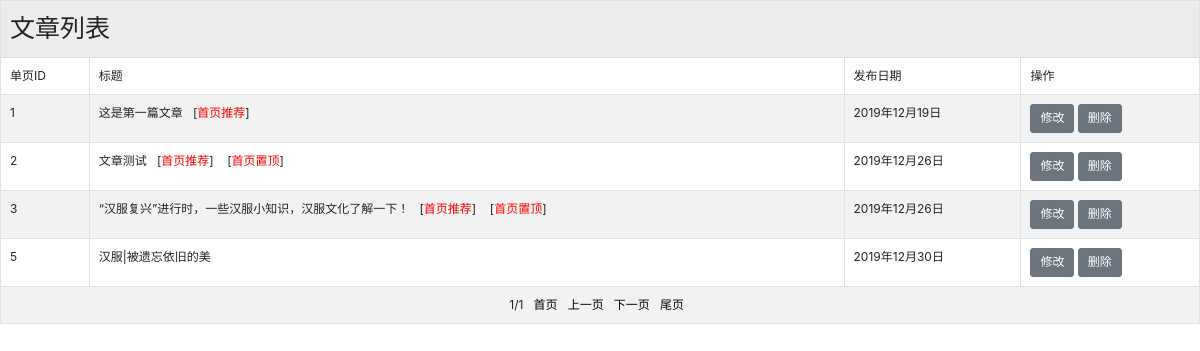
Page /admin/article_list.php (signed in) on the committed database.
### tables this page shows
CREATE TABLE IF NOT EXISTS `article` (
  `id` int(11) NOT NULL AUTO_INCREMENT COMMENT '文章id',
  `title` varchar(50) DEFAULT NULL COMMENT '文章标题',
  `comefrom` varchar(20) DEFAULT NULL COMMENT '来源',
  `pubdate` varchar(20) DEFAULT NULL COMMENT '发布日期',
  `thumbnail` varchar(100) DEFAULT NULL COMMENT '缩略图',
  `keywords` text COMMENT '关键字',
  `description` text COMMENT '描述',
  `content` text COMMENT '内容',
  `posid` varchar(50) DEFAULT NULL COMMENT '推荐位',
  PRIMARY KEY (`id`)
);

### admin/article_list.php (the view, shortened to what this page needs)
<?php
require_once('../inc/conn_pdo.php');
?>
<!doctype html>
<html>
<head>
    <link href="css/bootstrap.min.css" rel="stylesheet">
    <link href="css/table.css" rel="stylesheet" type="text/css" />
</head>
<body>
<table class="table table-striped table-hover table-bordered">
    <tr>
        <td colspan="4"><span style="font-size:25px">文章列表</span></td>
    </tr>
    <tr>
        <td>单页ID</td>
        <td>标题</td>
        <td>发布日期</td>
        <td>操作</td>
    </tr>
        <?php
            $total_num=$dbh->query("select id from article")->rowCount();
            $pagesize=10;
            $page_num=ceil($total_num/$pagesize);
            $page=isset($_GET['page'])?$_GET['page']:1;
            $offset=$pagesize*($page-1);
            $prepage=($page<>1)?$page-1:$page;
            $nextpage=($page<>$page_num)?$page+1:$page;
            $sql = "select * from article limit $offset,$pagesize";
            $sth = $dbh->prepare($sql);
            $sth->execute();
            $rows = $sth->fetchAll();
            if($total_num>0){
                foreach($rows as $row) {
                    ?>
                    <tr>
                        <td><?php echo $row['id'] ?></td>
                        <td>
                            <?php echo $row['title'] ?>
                            <?php
                                if(strpos($row['posid'],'setindex')!==false){
                                    echo "&nbsp;&nbsp;[<span style='color:red;'>首页推荐</span>]&nbsp;&nbsp;";
                                }
                                if(strpos($row['posid'],'settop')!==false){
                                    echo "&nbsp;&nbsp;[<span style='color:red;'>首页置顶</span>]";
                                }
                            ?>
                        </td>
                        <td><?php echo $row['pubdate'] ?></td>
                        <td>
                            <input type="submit" name="button" id="button" value="修改" class='btn btn-secondary'
                                   onclick="window.location.href='article_modify.php?id=<?php echo $row['id'] ?>'"/>
                            <input type="submit" name="button2" id="button2" value="删除" class='btn btn-secondary'
                                   onclick="window.location.href='article_delete.php?id=<?php echo $row['id'] ?>'"/>
                        </td>
                    </tr>
                    <?php
                }
            }else {
                ?>
                <tr>
                    <td height="35" colspan="4" style='color:red;font-size:13px'>暂无记录！</td>
                </tr>
                <?php
            }
            ?>
        <tr>
            <td colspan="5" align="center">
                <?=$page?>/<?=$page_num?>&nbsp;&nbsp;
                <a href="?page=1">首页</a>&nbsp;&nbsp;
                <a href="?page=<?=$prepage?>">上一页</a>&nbsp;&nbsp;
                <a href="?page=<?=$nextpage?>">下一页</a>&nbsp;&nbsp;
                <a href="?page=<?=$page_num?>">尾页</a>&nbsp;&nbsp;
            </td>
        </tr>
    </table>
</body>
</html>

### admin/css/table.css (style rules this page uses)
body { margin:0;padding:0; background-color:rgba(255,255,255,0); }
div,table { background-color:rgba(255,255,255,0); }
a { text-decoration:none;color:#090000; }
td { padding-left:8px; }

### admin/article_list.php (style rules this page uses)
* { font-size:12px; }

### rows in the picture
article: id "1", title "这是第一篇文章", posid "首页推荐", pubdate "2019年12月19日"
article: id "2", title "文章测试", posid "首页推荐", pubdate "2019年12月26日"
article: id "3", title "“汉服复兴”进行时，一些汉服小知识，汉服文化了解一下！", posid "首页推荐", pubdate "2019年12月26日"
article: id "5", title "汉服|被遗忘依旧的美", pubdate "2019年12月30日"

### other values in the picture
$page "1"
$page_num "1"
